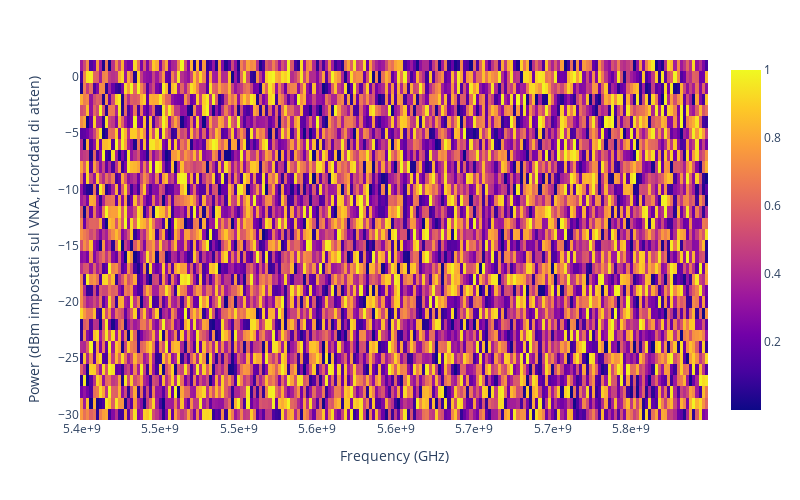

Notebook code cell kept with this figure:
### Code cell
import plotly.express as px

ampls = MSR
power = lvl_sg
f = freqs_sg

print(ampls.shape)
print(power.shape)
print(f.shape)

fig = px.imshow(ampls, aspect="auto", labels=dict(x = 'Frequency (GHz)', y = 'Power (dBm impostati sul VNA, ricordati di atten)', z = 'MSR'), x = f, y = power, origin = 'lower')

fig.update_layout(
    xaxis=dict(tickformat=".1e"), 
    width = 800,
    height = 500
    )

fig.update_traces(hoverongaps=False, hovertemplate='Frequency: %{x}<br>Amplitude: %{y}<br>MSR: %{z}')

### Figure 1 — Plotly figure (JSON) as saved in the notebook; plotly's stock layout.template omitted (floating-point values rounded to 4 significant figures; data arrays with more than 128 entries replaced by an {"elided": "..."} marker saying what was removed)
{"data": [{"coloraxis": "coloraxis", "hoverongaps": false, "hovertemplate": "Frequency: %{x}<br>Amplitude: %{y}<br>MSR: %{z}", "name": "0", "type": "heatmap", "x": {"elided": "200 int values"}, "xaxis": "x", "y": [-30, -29, -28, -27, -26, -25, -24, -23, -22, -21, -20, -19, -18, -17, -16, -15, -14, -13, -12, -11, -10, -9, -8, -7, -6, -5, -4, -3, -2, -1, 0, 1], "yaxis": "y", "z": {"elided": "32x200 float values"}}], "layout": {"coloraxis": {"colorscale": [[0, "#0d0887"], [0.1111, "#46039f"], [0.2222, "#7201a8"], [0.3333, "#9c179e"], [0.4444, "#bd3786"], [0.5556, "#d8576b"], [0.6667, "#ed7953"], [0.7778, "#fb9f3a"], [0.8889, "#fdca26"], [1, "#f0f921"]]}, "height": 500, "margin": {"t": 60}, "width": 800, "xaxis": {"anchor": "y", "domain": [0, 1], "tickformat": ".1e", "title": {"text": "Frequency (GHz)"}}, "yaxis": {"anchor": "x", "autorange": true, "domain": [0, 1], "title": {"text": "Power (dBm impostati sul VNA, ricordati di atten)"}}}}
